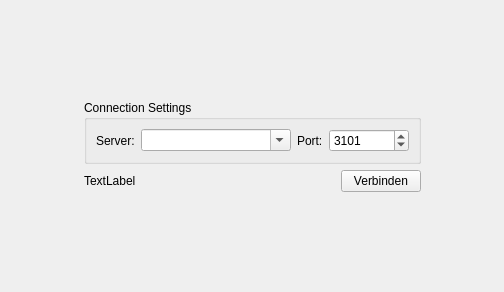
<?xml version="1.0" encoding="UTF-8"?>
<ui version="4.0">
 <class>LoginWidget</class>
 <widget class="QStackedWidget" name="LoginWidget">
  <property name="geometry">
   <rect>
    <x>0</x>
    <y>0</y>
    <width>504</width>
    <height>292</height>
   </rect>
  </property>
  <property name="windowTitle">
   <string>StackedWidget</string>
  </property>
  <property name="currentIndex">
   <number>0</number>
  </property>
  <widget class="QWidget" name="pageSettings">
   <layout class="QGridLayout" name="gridLayout_6">
    <item row="0" column="1">
     <spacer name="verticalSpacer_7">
      <property name="orientation">
       <enum>Qt::Vertical</enum>
      </property>
      <property name="sizeType">
       <enum>QSizePolicy::Expanding</enum>
      </property>
      <property name="sizeHint" stdset="0">
       <size>
        <width>20</width>
        <height>20</height>
       </size>
      </property>
     </spacer>
    </item>
    <item row="1" column="0">
     <spacer name="horizontalSpacer_10">
      <property name="orientation">
       <enum>Qt::Horizontal</enum>
      </property>
      <property name="sizeHint" stdset="0">
       <size>
        <width>70</width>
        <height>18</height>
       </size>
      </property>
     </spacer>
    </item>
    <item row="1" column="1">
     <layout class="QVBoxLayout" name="verticalLayout_5">
      <item>
       <widget class="QGroupBox" name="groupBox_3">
        <property name="title">
         <string>Connection Settings</string>
        </property>
        <layout class="QHBoxLayout" name="horizontalLayout_2">
         <item>
          <widget class="QLabel" name="label_9">
           <property name="sizePolicy">
            <sizepolicy hsizetype="Fixed" vsizetype="Preferred">
             <horstretch>0</horstretch>
             <verstretch>0</verstretch>
            </sizepolicy>
           </property>
           <property name="text">
            <string>Server:</string>
           </property>
          </widget>
         </item>
         <item>
          <widget class="QComboBox" name="cmbHost">
           <property name="minimumSize">
            <size>
             <width>150</width>
             <height>0</height>
            </size>
           </property>
           <property name="editable">
            <bool>true</bool>
           </property>
          </widget>
         </item>
         <item>
          <widget class="QLabel" name="label_10">
           <property name="sizePolicy">
            <sizepolicy hsizetype="Fixed" vsizetype="Preferred">
             <horstretch>0</horstretch>
             <verstretch>0</verstretch>
            </sizepolicy>
           </property>
           <property name="text">
            <string>Port:</string>
           </property>
          </widget>
         </item>
         <item>
          <widget class="QSpinBox" name="spinPort">
           <property name="sizePolicy">
            <sizepolicy hsizetype="Fixed" vsizetype="Fixed">
             <horstretch>0</horstretch>
             <verstretch>0</verstretch>
            </sizepolicy>
           </property>
           <property name="minimumSize">
            <size>
             <width>80</width>
             <height>0</height>
            </size>
           </property>
           <property name="minimum">
            <number>80</number>
           </property>
           <property name="maximum">
            <number>60000</number>
           </property>
           <property name="value">
            <number>3101</number>
           </property>
          </widget>
         </item>
        </layout>
       </widget>
      </item>
      <item>
       <layout class="QHBoxLayout" name="horizontalLayout_4">
        <item>
         <widget class="QLabel" name="connect_status_label">
          <property name="text">
           <string>TextLabel</string>
          </property>
         </widget>
        </item>
        <item>
         <spacer name="horizontalSpacer_9">
          <property name="orientation">
           <enum>Qt::Horizontal</enum>
          </property>
          <property name="sizeHint" stdset="0">
           <size>
            <width>40</width>
            <height>20</height>
           </size>
          </property>
         </spacer>
        </item>
        <item>
         <widget class="QPushButton" name="btnConnect">
          <property name="sizePolicy">
           <sizepolicy hsizetype="Fixed" vsizetype="Fixed">
            <horstretch>0</horstretch>
            <verstretch>0</verstretch>
           </sizepolicy>
          </property>
          <property name="layoutDirection">
           <enum>Qt::LeftToRight</enum>
          </property>
          <property name="text">
           <string>Verbinden</string>
          </property>
         </widget>
        </item>
       </layout>
      </item>
     </layout>
    </item>
    <item row="1" column="2">
     <spacer name="horizontalSpacer_8">
      <property name="orientation">
       <enum>Qt::Horizontal</enum>
      </property>
      <property name="sizeHint" stdset="0">
       <size>
        <width>71</width>
        <height>13</height>
       </size>
      </property>
     </spacer>
    </item>
    <item row="2" column="1">
     <spacer name="verticalSpacer_8">
      <property name="orientation">
       <enum>Qt::Vertical</enum>
      </property>
      <property name="sizeType">
       <enum>QSizePolicy::Expanding</enum>
      </property>
      <property name="sizeHint" stdset="0">
       <size>
        <width>38</width>
        <height>37</height>
       </size>
      </property>
     </spacer>
    </item>
   </layout>
  </widget>
  <widget class="QWidget" name="pageLoading">
   <layout class="QGridLayout" name="gridLayout_5">
    <item row="0" column="1">
     <spacer name="verticalSpacer_6">
      <property name="orientation">
       <enum>Qt::Vertical</enum>
      </property>
      <property name="sizeHint" stdset="0">
       <size>
        <width>20</width>
        <height>49</height>
       </size>
      </property>
     </spacer>
    </item>
    <item row="1" column="0">
     <spacer name="horizontalSpacer_7">
      <property name="orientation">
       <enum>Qt::Horizontal</enum>
      </property>
      <property name="sizeHint" stdset="0">
       <size>
        <width>106</width>
        <height>20</height>
       </size>
      </property>
     </spacer>
    </item>
    <item row="1" column="1">
     <layout class="QVBoxLayout" name="verticalLayout_2">
      <item>
       <widget class="QGroupBox" name="groupLogin">
        <property name="title">
         <string>Login Daten:</string>
        </property>
        <layout class="QGridLayout" name="gridLayout_4">
         <item row="0" column="0">
          <widget class="QLabel" name="label_7">
           <property name="text">
            <string>Benutzer</string>
           </property>
          </widget>
         </item>
         <item row="0" column="1">
          <widget class="QLineEdit" name="lineUser"/>
         </item>
         <item row="1" column="0">
          <widget class="QLabel" name="label_8">
           <property name="text">
            <string>Passwort</string>
           </property>
          </widget>
         </item>
         <item row="1" column="1">
          <widget class="QLineEdit" name="linePwd"/>
         </item>
         <item row="2" column="1">
          <widget class="QCheckBox" name="chkPwd">
           <property name="text">
            <string>Daten speichern</string>
           </property>
          </widget>
         </item>
         <item row="3" column="0" colspan="2">
          <layout class="QHBoxLayout" name="horizontalLayout_9">
           <item>
            <widget class="QPushButton" name="btnCancelConnect">
             <property name="text">
              <string>Abbrechen</string>
             </property>
            </widget>
           </item>
           <item>
            <widget class="QPushButton" name="btnLogin">
             <property name="text">
              <string>Login</string>
             </property>
            </widget>
           </item>
          </layout>
         </item>
        </layout>
       </widget>
      </item>
      <item>
       <widget class="QLabel" name="login_status_label">
        <property name="text">
         <string>TextLabel</string>
        </property>
       </widget>
      </item>
     </layout>
    </item>
    <item row="1" column="2">
     <spacer name="horizontalSpacer_5">
      <property name="orientation">
       <enum>Qt::Horizontal</enum>
      </property>
      <property name="sizeHint" stdset="0">
       <size>
        <width>105</width>
        <height>20</height>
       </size>
      </property>
     </spacer>
    </item>
    <item row="2" column="1">
     <spacer name="verticalSpacer_5">
      <property name="orientation">
       <enum>Qt::Vertical</enum>
      </property>
      <property name="sizeHint" stdset="0">
       <size>
        <width>268</width>
        <height>48</height>
       </size>
      </property>
     </spacer>
    </item>
   </layout>
  </widget>
 </widget>
 <resources/>
 <connections/>
</ui>
